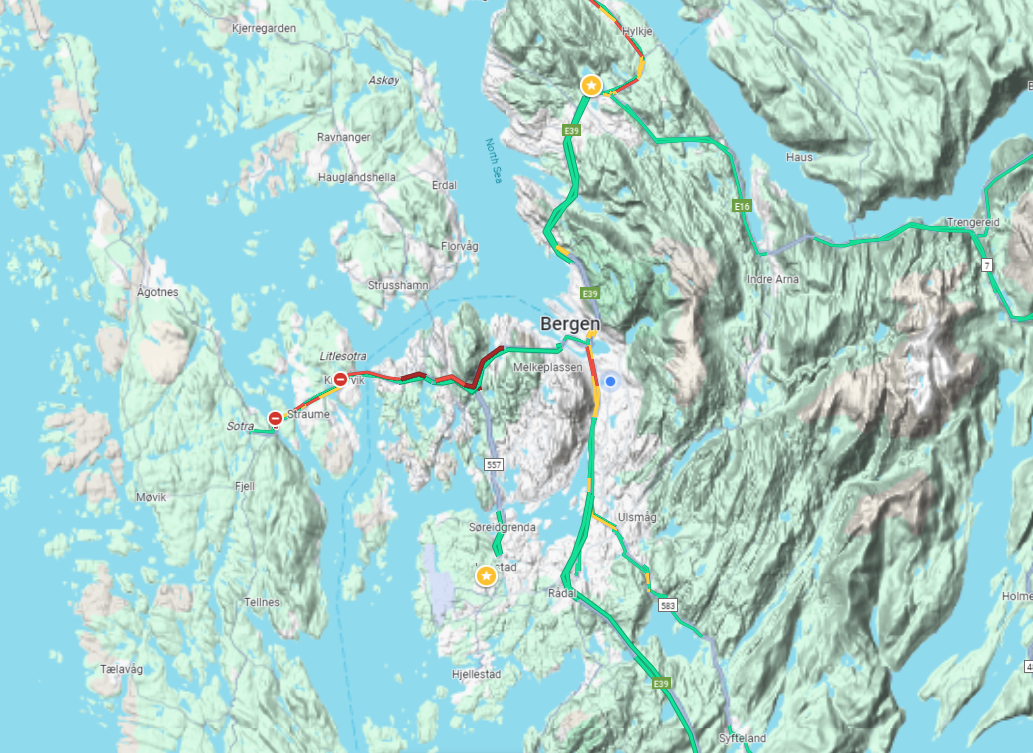
#> input picture StorBergen2.PNG, 1033 x 753 px, found by its file name
$ python Semesteroppgave2025.py
#> lines starting #> are read from the running program, lines starting #| are printed output that depends on the picture
# importing modules and packages
import pandas as pd
import numpy as np
import matplotlib.pyplot as plt
from sklearn.model_selection import train_test_split
from sklearn.linear_model import LinearRegression
from sklearn.metrics import mean_squared_error, mean_absolute_error, r2_score
from sklearn import preprocessing
import matplotlib.image as mpimg
from sklearn.preprocessing import PolynomialFeatures

def draw_the_map():
    # Accumulate all months to year
    axMap.cla()
    plt.imshow(img, extent=(0, 13, 0, 10))
    df_year = df.groupby(['X', 'Y']).agg({'Nedbor': 'sum'}).reset_index()
    xr = df_year['X'].tolist()
    yr = df_year['Y'].tolist()
    nedborAar = df_year['Nedbor']
    ColorList = [color_from_nedbor(n) for n in nedborAar]
    axMap.scatter(xr, yr, c=ColorList, s=size_from_nedbor(nedborAar/12), alpha=1)
    labels = [label_from_nedbor(n) for n in nedborAar]
    for i, y in enumerate(xr):
        axMap.text(xr[i], yr[i], s=labels[i], color='white', fontsize=10, ha='center', va='center')

def index_from_nedbor(x):
    if x < 1300: return 0
    if x < 1700: return 1
    if x < 2500: return 2
    if x < 3200: return 3
    return 4

def color_from_nedbor(nedbor):
    return colors[index_from_nedbor(nedbor)]
def size_from_nedbor(nedbor):
    return 350
def label_from_nedbor(nedbor):
    return str(int(nedbor / 100))

def on_click(event) :
    global marked_point
    if event.inaxes != axMap:
        return

    marked_point = (event.xdata, event.ydata)
    x,y = marked_point

    vectors = []
    months = np.linspace(1,12,12)
    for mnd in months:
        vectors.append([x,y,mnd])
    AtPoint = np.vstack(vectors)
    # fitting the model, and predict for each month
    AtPointM = poly.fit_transform(AtPoint)
    y_pred = model.predict(AtPointM)
    aarsnedbor = sum(y_pred)
    axGraph.cla()
    draw_the_map()
    axMap.set_title(f"C: ({x:.1f},{y:.1f}) - click rød er estimert")


    axMap.text(x, y, s=label_from_nedbor(aarsnedbor), color='white', fontsize=10, ha='center', va='center')
    axGraph.set_title(f"Nedbør per måned, Årsnedbør {int(aarsnedbor)} mm")

    colorsPred = [color_from_nedbor(nedbor * 12) for nedbor in y_pred]
    axMap.scatter(x, y, c=color_from_nedbor(aarsnedbor), s=size_from_nedbor(aarsnedbor) * 3.5, marker="o")
    axMap.scatter(x, y, c="red", s=size_from_nedbor(aarsnedbor)*2.5, marker="o")
    axGraph.bar(months, y_pred, color=colorsPred)
    draw_label_and_ticks()
    plt.draw()

def draw_label_and_ticks():
    xlabels = ['J', 'F', 'M', 'A', 'M', 'J', 'J', 'A', 'S', 'O', 'N', 'D']
    axGraph.set_xticks(np.linspace(1, 12, 12))
    axGraph.set_xticklabels(xlabels)

# Create the figures
fig = plt.figure(figsize=(10, 4))
axGraph = fig.add_axes((0.05, 0.07, 0.35, 0.85))
axMap = fig.add_axes((0.41, 0.07, 0.59, 0.85))
draw_label_and_ticks()
img = mpimg.imread('StorBergen2.png')
#> img is the input picture: shape (753, 1033, 4) float32; mean R, G, B, A 0.666, 0.826, 0.811, 1
axMap.set_title("Årsnedbør Stor Bergen")
axGraph.set_title("Per måned")
axMap.axis('off')

fig.subplots_adjust(left=0, right=1, top=1, bottom=0) # Adjust the figure to fit the image
axMap.margins(x=0.01, y=0.01)  # Adjust x and y margins

# Read rain data, and split in train and test.py data
df = pd.read_csv('NedborX.csv')
#> (reads NedborX.csv from the repository)
marked_point = (0,0)
ns = df['Nedbor']
X = df.drop('Nedbor',  axis=1)
poly = PolynomialFeatures(degree=3)
X_poly = poly.fit_transform(X)
X_train, X_test, Y_train, Y_test = train_test_split(
    X_poly, ns, test_size=0.25)

# creating a regression model
model = LinearRegression()
model.fit(X_train, Y_train) # fitting the model
Y_pred = model.predict(X_test)

# Check model quality
r_squared = r2_score(Y_test, Y_pred)
print(f"R-squared: {r_squared:.2f}")
print('mean_absolute_error (mnd) : ', mean_absolute_error(Y_test, Y_pred))

colors = [ 'orange', 'gray', 'blue', 'darkblue', 'black']
draw_the_map()

plt.connect('button_press_event', on_click)
plt.show()
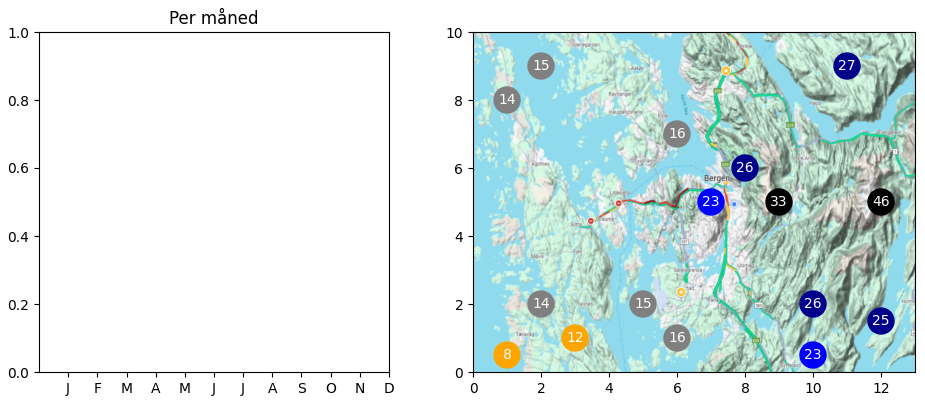
#> figure drawn by matplotlib, 1 panel
